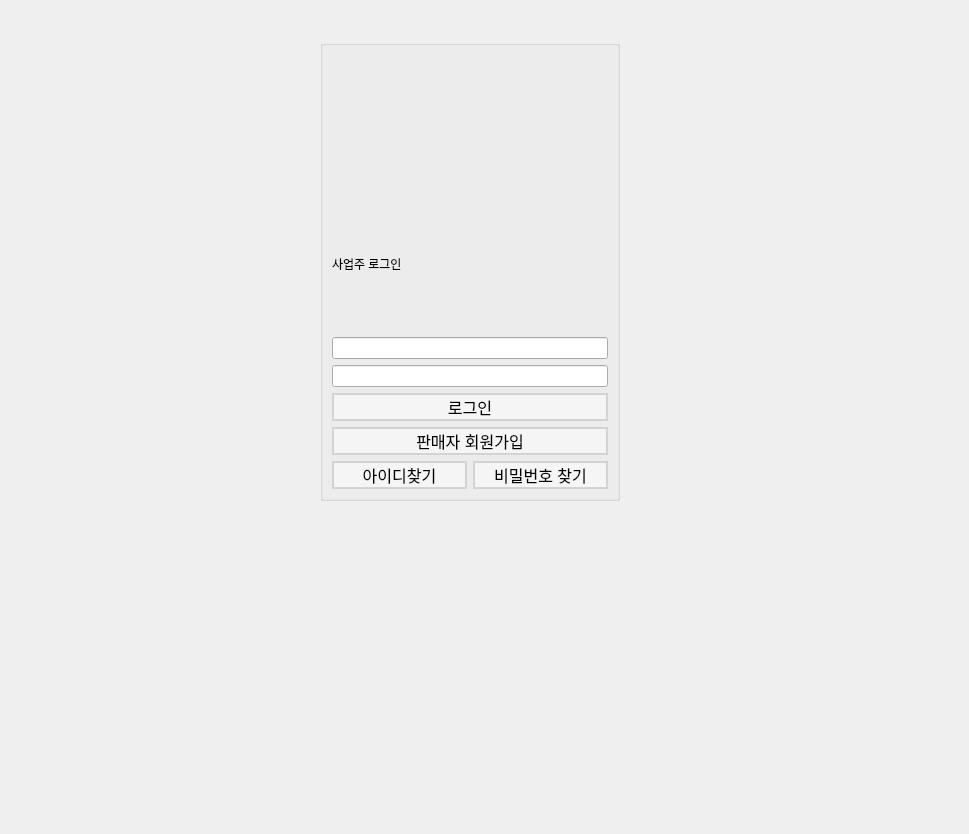
<?xml version="1.0" encoding="UTF-8"?>
<ui version="4.0">
 <class>login</class>
 <widget class="QWidget" name="login">
  <property name="geometry">
   <rect>
    <x>0</x>
    <y>0</y>
    <width>969</width>
    <height>834</height>
   </rect>
  </property>
  <property name="windowTitle">
   <string>Form</string>
  </property>
  <widget class="QGroupBox" name="groupBox">
   <property name="geometry">
    <rect>
     <x>320</x>
     <y>40</y>
     <width>300</width>
     <height>461</height>
    </rect>
   </property>
   <property name="maximumSize">
    <size>
     <width>300</width>
     <height>16777215</height>
    </size>
   </property>
   <property name="title">
    <string/>
   </property>
   <layout class="QGridLayout" name="gridLayout">
    <item row="0" column="0">
     <widget class="QLabel" name="label">
      <property name="font">
       <font>
        <pointsize>1</pointsize>
       </font>
      </property>
      <property name="styleSheet">
       <string notr="true">QLabel {
    background-image: url(:/images/myimage.png);
    background-repeat: no-repeat;
    background-position: center;
}</string>
      </property>
      <property name="text">
       <string/>
      </property>
      <property name="pixmap">
       <pixmap resource="LOGO.qrc">:/images/coucoueats_logo.png</pixmap>
      </property>
      <property name="scaledContents">
       <bool>true</bool>
      </property>
     </widget>
    </item>
    <item row="2" column="0">
     <layout class="QVBoxLayout" name="verticalLayout">
      <item>
       <widget class="QLineEdit" name="id_le"/>
      </item>
      <item>
       <widget class="QLineEdit" name="pass_le"/>
      </item>
      <item>
       <widget class="QPushButton" name="login_btn">
        <property name="styleSheet">
         <string notr="true">QPushButton {
    background-color: #F5F5F5;
    border: 2px solid #D3D3D3;
    border-radius: 30px;
    font-size: 16px;
    color: black;
}

QPushButton:hover {
    background-color: #E0E0E0;
    border: 2px solid #B0B0B0;
}

QPushButton:pressed {
    background-color: #C0C0C0;
    border: 2px solid #A0A0A0;
}</string>
        </property>
        <property name="text">
         <string>로그인</string>
        </property>
       </widget>
      </item>
      <item>
       <widget class="QPushButton" name="join_btn">
        <property name="styleSheet">
         <string notr="true">QPushButton {
    background-color: #F5F5F5;
    border: 2px solid #D3D3D3;
    border-radius: 30px;
    font-size: 16px;
    color: black;
}

QPushButton:hover {
    background-color: #E0E0E0;
    border: 2px solid #B0B0B0;
}

QPushButton:pressed {
    background-color: #C0C0C0;
    border: 2px solid #A0A0A0;
}</string>
        </property>
        <property name="text">
         <string>판매자 회원가입</string>
        </property>
       </widget>
      </item>
     </layout>
    </item>
    <item row="1" column="0">
     <widget class="QLabel" name="label_2">
      <property name="text">
       <string>사업주 로그인</string>
      </property>
     </widget>
    </item>
    <item row="3" column="0">
     <layout class="QHBoxLayout" name="horizontalLayout">
      <item>
       <widget class="QPushButton" name="find_id_btn">
        <property name="styleSheet">
         <string notr="true">QPushButton {
    background-color: #F5F5F5;
    border: 2px solid #D3D3D3;
    border-radius: 30px;
    font-size: 16px;
    color: black;
}

QPushButton:hover {
    background-color: #E0E0E0;
    border: 2px solid #B0B0B0;
}

QPushButton:pressed {
    background-color: #C0C0C0;
    border: 2px solid #A0A0A0;
}</string>
        </property>
        <property name="text">
         <string>아이디찾기</string>
        </property>
       </widget>
      </item>
      <item>
       <widget class="QPushButton" name="find_pass_btn">
        <property name="styleSheet">
         <string notr="true">QPushButton {
    background-color: #F5F5F5;
    border: 2px solid #D3D3D3;
    border-radius: 30px;
    font-size: 16px;
    color: black;
}

QPushButton:hover {
    background-color: #E0E0E0;
    border: 2px solid #B0B0B0;
}

QPushButton:pressed {
    background-color: #C0C0C0;
    border: 2px solid #A0A0A0;
}</string>
        </property>
        <property name="text">
         <string>비밀번호 찾기</string>
        </property>
       </widget>
      </item>
     </layout>
    </item>
   </layout>
  </widget>
 </widget>
 <resources>
  <include location="LOGO.qrc"/>
 </resources>
 <connections/>
</ui>
